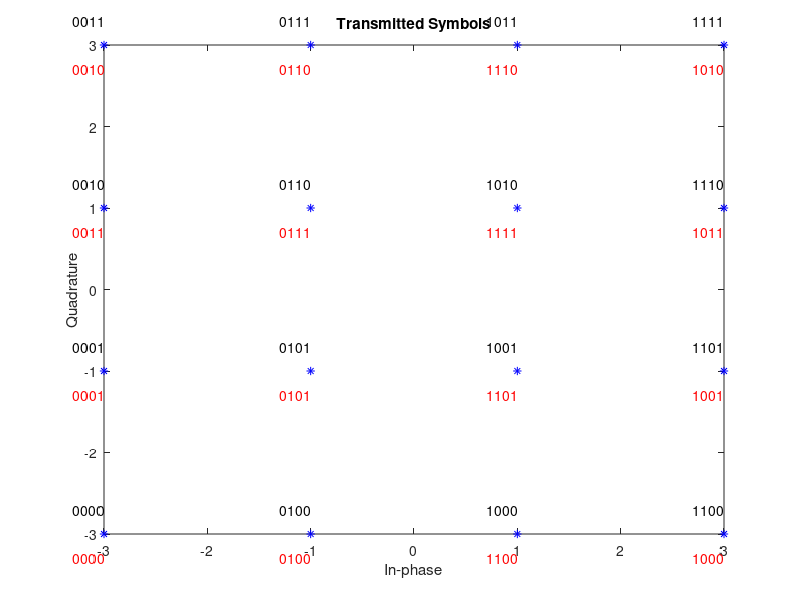

Here is the MATLAB script that generated this plot: (Note: this script raises an error after producing the figure.)
%% Initialization
clear;clc
close all;
%% 16-QAM Transmitter Model
N=100; % Number of Samples
M=16; % Number bits per symbol
%-------------------Data Generation---------------------------%
data=randi([0 M-1],N,1);
data=[0:M-1];
%-----------Grey Encoding------------%
[datagrey,mapgrey] = bin2gray(data,'qam',M);
%-------------------16-QAM Modulation----------------------------%
consttable=[-3-3i, -3-1i, -3+3i, -3+1i,...
            -1-3i, -1-1i, -1+3i, -1+1i,...
             3-3i, 3-1i, 3+3i, 3+1i,...
             1-3i, 1-1i, 1+3i, 1+1i];
for k=1:length(datagrey)
    tx(k) = consttable(datagrey(k)+1);
end 
tx=tx(:);
scatterplot(tx,1,0,'b*');
for k = 1:16
    text(real(tx(k))-0.3,imag(tx(k))+0.3,...
        dec2base(data(k),2,4));
    
    text(real(tx(k))-0.3,imag(tx(k))-0.3,...
        dec2base(datagrey(k),2,4),'Color',[1 0 0]);
end
title('Transmitted Symbols');

%% Rayleigh-Fading Channel Model
hr=normrnd(0,sqrt(0.5),1);
hi=normrnd(0,sqrt(0.5),1);
h=(hr+1i*hi)*ones(1,N);
h=h(:);
rx=tx.*h;
scatterplot(rx)
title('Rayleigh-Fading Channel Effect');

%% AWGN Channel
%AWGN Noise
mu=0;
No=0.1;
variance=No/2;
sigma=sqrt(variance);
nc=normrnd(mu,sigma,[1,N]);
ns=normrnd(mu,sigma,[1,N]);
n=nc+1i*ns;
n=n(:);
yk=rx+n;
scatterplot(yk);
title('AWGN Channel Effect');

%% Correlator & Decision Model
consttable=[-3-3i, -3-1i, -3+3i, -3+1i, -1-3i, -1-1i, -1+3i, -1+1i, 3-3i, 3-1i, 3+3i, 3+1i, 1-3i, 1-1i, 1+3i, 1+1i];
for N = 1:length(yk)
     %compute the minimum distance for each symbol  
     [~, idx] = min(abs(yk(N) - consttable));
     datademod(N) = idx-1;
end
[datademodbin,mapbin] = gray2bin(datademod,'qam',M);
BER(i)=biterr(datademodbin,data)/(length(data)*log2(M));
